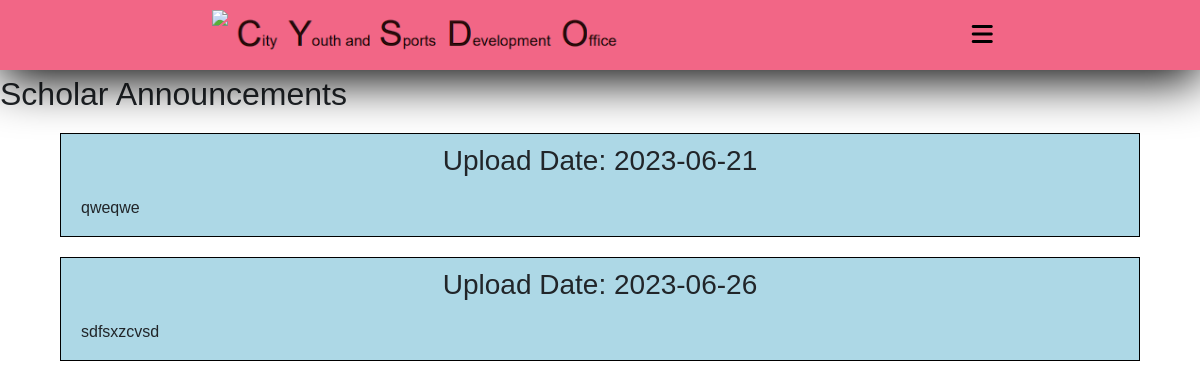
Page /sann.php on the earlier database version.
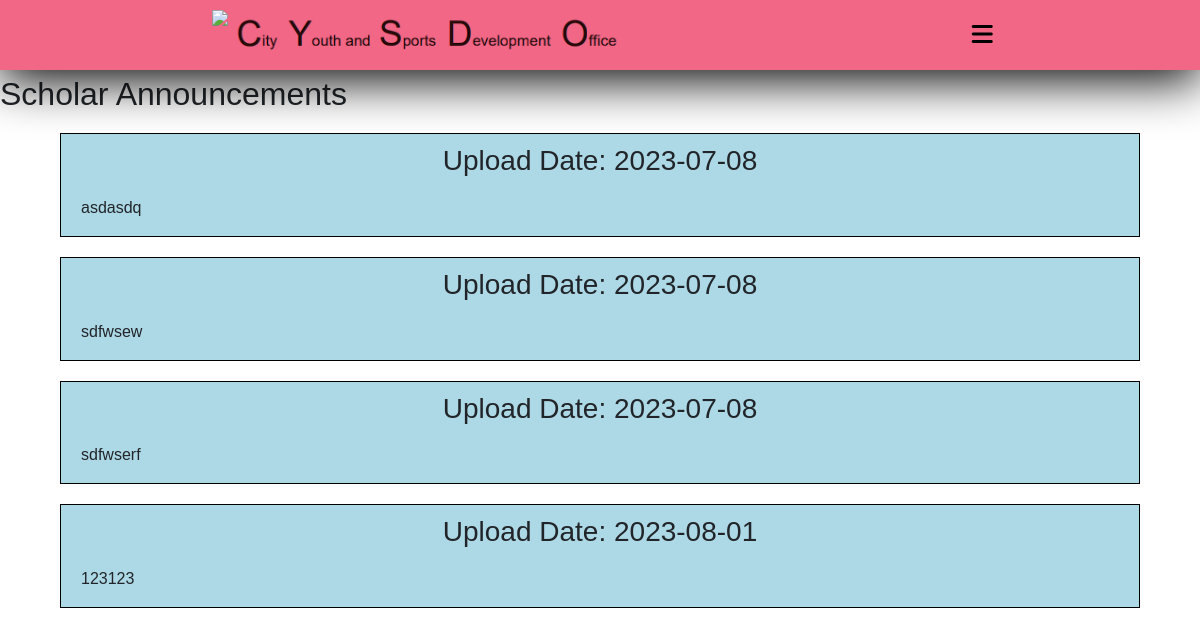
Same page on the later database version.
### tables this page shows
CREATE TABLE `announcements` (
  `uploadId` int(11) NOT NULL,
  `uploadDate` date NOT NULL DEFAULT current_timestamp(),
  `announcement` longtext NOT NULL,
  `uploader` varchar(50) NOT NULL,
  `category` varchar(255) NOT NULL
);

### sann.php (the view, shortened to what this page needs)
<!DOCTYPE html>
<html>
<head>
</head>
<body>
    <?php include 'assets/template/homeNavigation.php';
    include 'pages/include/dbConnection.php';
    $query = "SELECT * FROM announcements WHERE category = 'scholar'";
    $resultGetPost = mysqli_query($conn, $query);
    ?>
    <div id="manageStyle">
        <h2>Scholar Announcements</h2>
        <?php
        if ($resultGetPost) {
            if ($resultGetPost->num_rows > 0) {
                while ($row = $resultGetPost->fetch_assoc()) {
                    echo "<div class='postFormat scholar'>
                              <section>
                              <h3>Upload Date: " . $row['uploadDate'] . "</h3>
                              </section>
                              <main>
                                  <p>" . $row['announcement'] . "</p>
                              </main>
                          </div>";
                }
            } else {
                echo "No scholar announcements found.";
            }
        } else {
            echo "An error occurred while retrieving announcements.";
        }
        ?>
    </div>
</body>
</html>

Differences in the rows shown:
removed announcements: uploadDate "2023-06-21", announcement "qweqwe"
removed announcements: uploadDate "2023-06-26", announcement "sdfsxzcvsd"
added announcements: uploadDate "2023-07-08", announcement "asdasdq"
added announcements: uploadDate "2023-07-08", announcement "sdfwsew"
added announcements: uploadDate "2023-07-08", announcement "sdfwserf"
added announcements: uploadDate "2023-08-01", announcement "123123"
